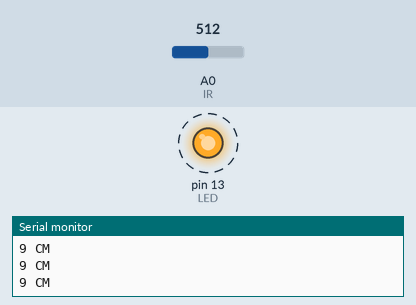
Bench run of a sketch on a simulated Arduino Uno, built with avr-gcc and run on an emulated ATmega328P. Parts: output pins drawn as LEDs (lit = HIGH), the last lines printed to the serial monitor. Dashed ring = blinking. Inputs (shaded band) come from the test bench; at power-on: A0 (IR) = 512.

Above: at 1.1 s.
1.3 s: A0 (IR) set to 152
4.3 s: A0 (IR) set to 134
At 5.2 s:
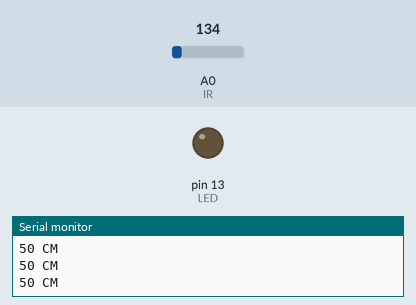
5.8 s: A0 (IR) set to 306
At 6.11 s:
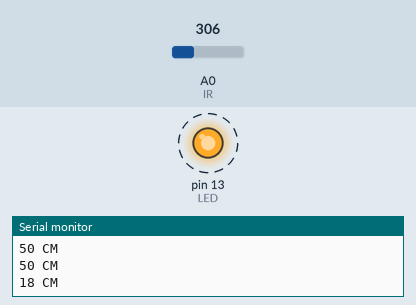
8.8 s: A0 (IR) set to 122
At 9.4 s:
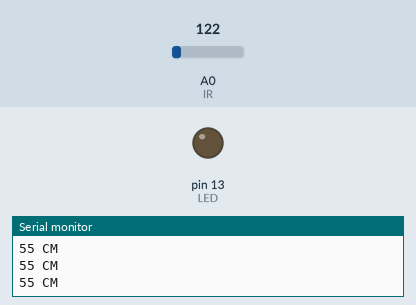
Timing chart, 0 to 11.3 s (numbered marks = the images above; inputs shaded):
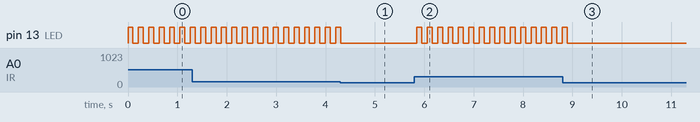

The sketch:

2Y0A21.ino
```cpp
int i = 0;
unsigned int val = 0;
int IR = A0; //定義紅外線感測器在A0腳位
int LED = 13; //定義LED在A0腳位

void setup() {
    pinMode(IR, INPUT); //定義IR為輸入
    pinMode(LED, OUTPUT); //定義LED為輸出
    Serial.begin(9600);
}
void loop() {
    i=analogRead(IR); //讀取類比訊號
    val=(6762/(i-9))-4; //轉十進制運算式
    if (val <= 45) //如果讀值小於等於45CM,LED閃爍
    {
      digitalWrite(LED, HIGH);
      delay(100);
      digitalWrite(LED, LOW);
      delay(100);
    }
    else //若沒有小於45,關閉LED
    {
      digitalWrite(LED, LOW);
      delay(100);
    }
    Serial.print(val);
    Serial.println(" CM");
    delay(10);
}
```

Measured:
- the behaviour switches between 145 and 144 on A0 (IR) (found by bisection; images 0 and 1)
- after the input at 4.3 s, pin 13 (LED): goes on until 4.3 s, then stays LOW
- after the input at 5.8 s, pin 13 (LED): alternates HIGH for 0.10 s and LOW for 0.11 s, starting after 0.05 s
- after the input at 8.8 s, pin 13 (LED): goes on until 8.9 s, then stays LOW
- by itself, pin 13 (LED): alternates HIGH for 0.10 s and LOW for 0.11 s
